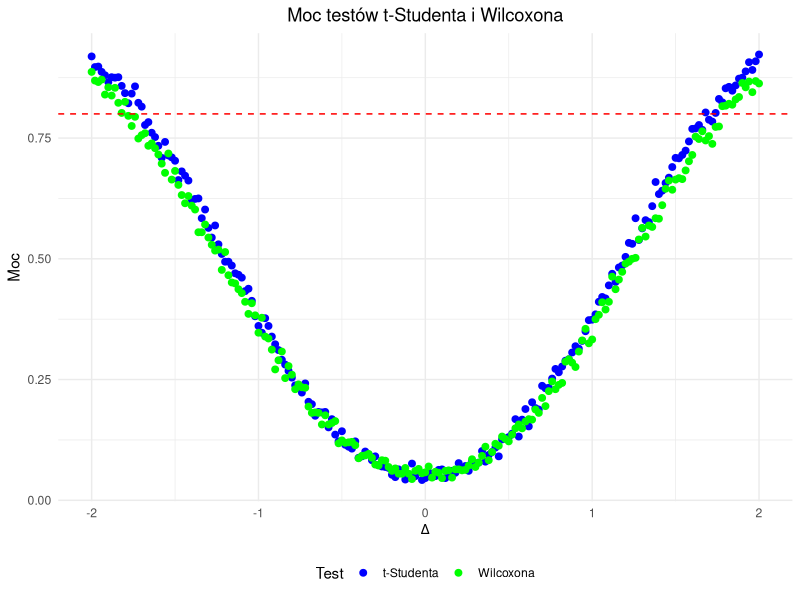

Generate this figure with R:
install.packages("ggplot2")
library(ggplot2)  
set.seed(123)

# Funkcja obliczająca moc testu t-Studenta wykorzystująca symulacje komputerowe
simulate_power_t_test <- function(n, delta, mu_x, sigma_x, sigma_y, alpha, num_simulations) {
   reject_null <- 0

   for (i in 1:num_simulations) {
     x <- rnorm(n, mu_x, sigma_x)
     y <- rnorm(n, mu_x + delta, sigma_y)

     t_test_result <- t.test(x, y, alternative="two.sided", conf.level = 1 - alpha,
                             var.equal = FALSE)

     if (t_test_result$p.value < alpha) {
       reject_null <- reject_null + 1
     }
   }

   power <- reject_null / num_simulations

   return(power)
}

# Funkcja obliczająca moc testu sumy rank Wilcoxona wykorzystująca symulacje komputerowe
simulate_power_wilcoxon_test <- function(n, delta, mu_x, sigma_x, sigma_y, alpha, num_simulations) {
  reject_null <- 0

  for (i in 1:num_simulations) {
    x <- rnorm(n, mu_x, sigma_x)
    y <- rnorm(n, mu_x + delta, sigma_y)

    wilcox_test_result <- wilcox.test(x, y, alternative="two.sided", conf.level = 1 - alpha,
                                      var.equal = FALSE)

    if (wilcox_test_result$p.value < alpha) {
      reject_null <- reject_null + 1
    }
  }

  power <- reject_null / num_simulations

  return(power)
}

# Wywołanie obu funkcji dla przykładowych wartości parametrów i wektora delt
n <- 15
deltas <- seq(-2, 2, by=0.02)
alpha <- 0.05
num_simulations <- 1000
mu_x <- 0
sigma_x <- 1
sigma_y <- 2

powers_t <- sapply(deltas, function(delta)
  simulate_power_t_test(n, delta, mu_x, sigma_x, sigma_y, alpha=alpha, num_simulations=num_simulations))
powers_wilcoxon <- sapply(deltas, function(delta)
  simulate_power_wilcoxon_test(n, delta, mu_x, sigma_x, sigma_y, alpha=alpha, num_simulations=num_simulations))

# Przygotowanie danych do wykresu
df <- data.frame(
  delta = rep(deltas, 2),
  power = c(powers_t, powers_wilcoxon),
  test = rep(c("t-Studenta", "Wilcoxona"), each = length(deltas))
)

# Wykryte różnice na poziomie mocy 0.8
delta_t_0.8 <- deltas[which.min(abs(powers_t - 0.8))]
delta_wilcoxon_0.8 <- deltas[which.min(abs(powers_wilcoxon - 0.8))]

cat("Delta dla której moc testu t-Studenta osiąga 0.8:", delta_t_0.8, "\n")
cat("Delta dla której moc testu Wilcoxona osiąga 0.8:", delta_wilcoxon_0.8, "\n")

# Wykres mocy testów
ggplot(df, aes(x = delta, y = power, color = test)) +
  geom_point(size = 2) +
  geom_hline(yintercept = 0.8, linetype = "dashed", color = "red") +
  labs(title = "Moc testów t-Studenta i Wilcoxona",
       x = expression(Delta),
       y = "Moc",
       color = "Test") +
  theme_minimal() +
  theme(legend.position = "bottom",
        plot.title = element_text(hjust = 0.5)) +
  scale_color_manual(values = c("blue", "green"))